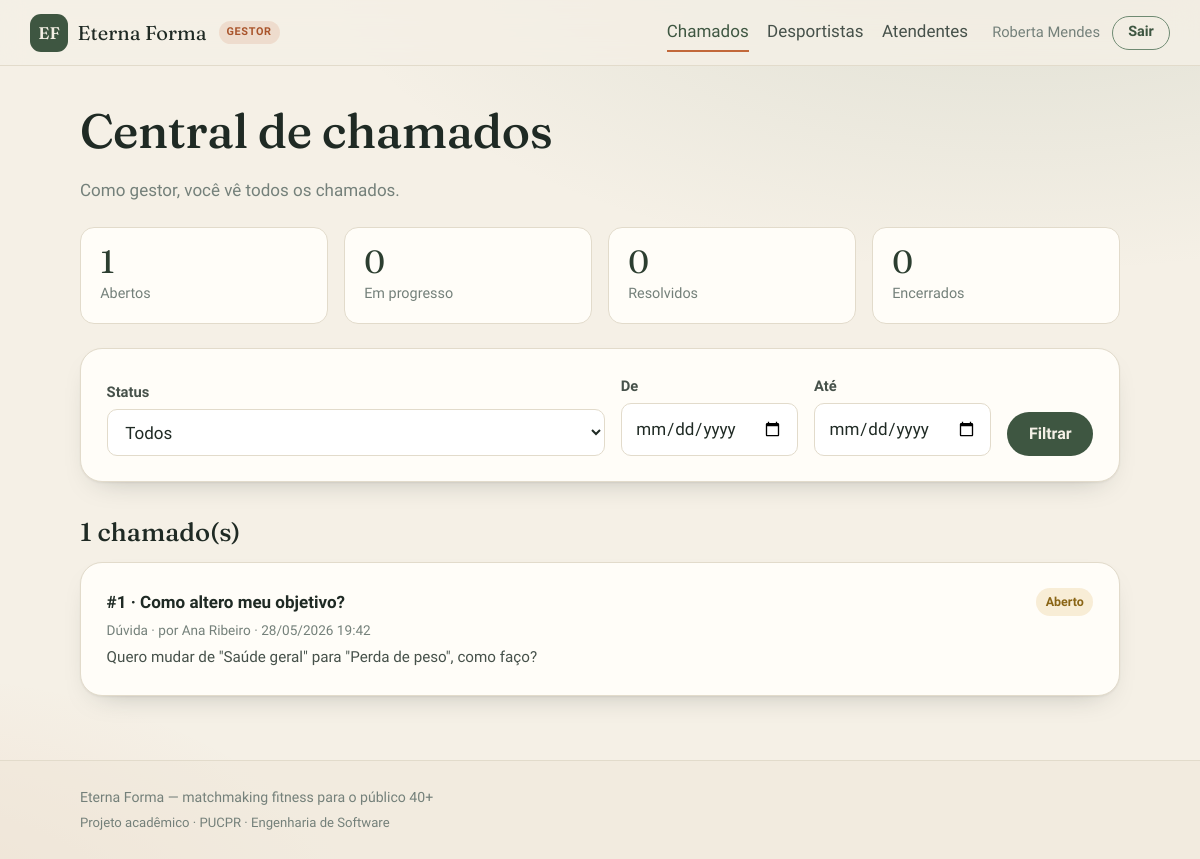
/painel.php (signed in), run on the app's committed database.
### tables this page shows
CREATE TABLE IF NOT EXISTS membros_equipe (
  id              INT AUTO_INCREMENT PRIMARY KEY,
  email           VARCHAR(255) NOT NULL UNIQUE,
  senha_hash      VARCHAR(255) NOT NULL,
  nome            VARCHAR(100) NOT NULL,
  papel           ENUM('Gestor','Atendente') NOT NULL DEFAULT 'Atendente',
  especialidade   VARCHAR(100) NULL,
  telefone        VARCHAR(30)  NULL,
  categorias      VARCHAR(255) NULL,    
  ativo           TINYINT(1)   NOT NULL DEFAULT 1,
  primeiro_acesso TINYINT(1)   NOT NULL DEFAULT 0,
  criado_por      INT          NULL,
  criado_em       TIMESTAMP    NOT NULL DEFAULT CURRENT_TIMESTAMP,
  last_login      TIMESTAMP    NULL
);

CREATE TABLE IF NOT EXISTS chamados_suporte (
  id            INT AUTO_INCREMENT PRIMARY KEY,
  usuario_id    INT NOT NULL,
  categoria     VARCHAR(50) NOT NULL,
  assunto       VARCHAR(255) NOT NULL,
  descricao     TEXT NOT NULL,
  status        ENUM('Aberto','Em Progresso','Resolvido','Encerrado') NOT NULL DEFAULT 'Aberto',
  atendente_id  INT NULL,
  resposta      TEXT NULL,
  data_resposta TIMESTAMP NULL,
  criado_em     TIMESTAMP NOT NULL DEFAULT CURRENT_TIMESTAMP,
  atualizado_em TIMESTAMP NOT NULL DEFAULT CURRENT_TIMESTAMP ON UPDATE CURRENT_TIMESTAMP,
  CONSTRAINT fk_chamado_usuario FOREIGN KEY (usuario_id) REFERENCES usuarios(id) ON DELETE CASCADE,
  CONSTRAINT fk_chamado_atendente FOREIGN KEY (atendente_id) REFERENCES membros_equipe(id) ON DELETE SET NULL
);

CREATE TABLE IF NOT EXISTS usuarios (
  id              INT AUTO_INCREMENT PRIMARY KEY,
  email           VARCHAR(255) NOT NULL UNIQUE,
  senha_hash      VARCHAR(255) NOT NULL,
  nome            VARCHAR(100) NOT NULL,
  data_nascimento DATE         NOT NULL,
  genero          CHAR(1)      NULL,
  cidade          VARCHAR(100) NULL,
  estado          VARCHAR(2)   NULL,
  ativo           TINYINT(1)   NOT NULL DEFAULT 1,
  criado_em       TIMESTAMP    NOT NULL DEFAULT CURRENT_TIMESTAMP,
  last_login      TIMESTAMP    NULL
);

### config/db.php (called while the page is built, shortened)
<?php
function db(): PDO
{
    static $pdo = null;
    if ($pdo instanceof PDO) {
        return $pdo;
    }
    $dsn = sprintf('mysql:host=%s;dbname=%s;charset=%s', DB_HOST, DB_NAME, DB_CHARSET);
    try {
        $pdo = new PDO($dsn, DB_USER, DB_PASS, [
            PDO::ATTR_ERRMODE            => PDO::ERRMODE_EXCEPTION,
            PDO::ATTR_DEFAULT_FETCH_MODE => PDO::FETCH_ASSOC,
            PDO::ATTR_EMULATE_PREPARES   => false,
        ]);
    } catch (PDOException $e) {
        http_response_code(500);
        exit('Erro ao conectar ao banco de dados. Verifique config/db.php. (' . $e->getMessage() . ')');
    }
    return $pdo;
}

### includes/auth.php (called while the page is built, shortened)
<?php
require_once __DIR__ . '/../config/db.php';
function tipo_conta(): ?string
{
    return $_SESSION['tipo'] ?? null;
}
function usuario_logado(): ?int
{
    return tipo_conta() === 'desportista' ? ($_SESSION['usuario_id'] ?? null) : null;
}
function membro_logado(): ?int
{
    return tipo_conta() === 'equipe' ? ($_SESSION['membro_id'] ?? null) : null;
}
function membro_atual(): ?array
{
    static $cache = null;
    if ($cache !== null) {
        return $cache;
    }
    $id = membro_logado();
    $stmt = db()->prepare('SELECT * FROM membros_equipe WHERE id = ?');
    $stmt->execute([$id]);
    $cache = $stmt->fetch() ?: null;
    return $cache;
}
function categorias_do_membro(array $m): array
{
    if ($m['papel'] === 'Gestor' || empty($m['categorias'])) {
        return ['Problema técnico', 'Dúvida', 'Sugestão'];
    }
    return array_values(array_filter(array_map('trim', explode(',', $m['categorias']))));
}
function usuario_atual(): ?array
{
    $id = usuario_logado();
    if (!$id) {
        return null;
    }
    $stmt = db()->prepare('SELECT * FROM usuarios WHERE id = ?');
    $stmt->execute([$id]);
    $cache = $stmt->fetch() ?: null;
    return $cache;
}
function e(?string $texto): string
{
    return htmlspecialchars((string) $texto, ENT_QUOTES, 'UTF-8');
}

### painel.php (the view, shortened to what this page needs)
<?php
require_once __DIR__ . '/includes/auth.php';
$m = membro_atual();
$cats = categorias_do_membro($m);
$fIni    = trim($_GET['ini'] ?? '');
$fFim    = trim($_GET['fim'] ?? '');
$where  = [];
$params = [];
$placeholders = implode(',', array_fill(0, count($cats), '?'));
$where[] = "c.categoria IN ($placeholders)";
$params = array_merge($params, $cats);
$sqlWhere = $where ? ('WHERE ' . implode(' AND ', $where)) : '';
$sql = "SELECT c.*, u.nome AS desportista, me.nome AS atendente_nome
        FROM chamados_suporte c
        JOIN usuarios u ON u.id = c.usuario_id
        LEFT JOIN membros_equipe me ON me.id = c.atendente_id
        $sqlWhere
        ORDER BY FIELD(c.status,'Aberto','Em Progresso','Resolvido','Encerrado'), c.criado_em DESC";
$stmt = db()->prepare($sql);
$stmt->execute($params);
$chamados = $stmt->fetchAll();
function contar(array $cats, string $status = null): int {
    $ph = implode(',', array_fill(0, count($cats), '?'));
    $sql = "SELECT COUNT(*) c FROM chamados_suporte WHERE categoria IN ($ph)";
    $p = $cats;
    if ($status) { $sql .= ' AND status = ?'; $p[] = $status; }
    $st = db()->prepare($sql); $st->execute($p);
    return (int) $st->fetch()['c'];
}
$mAberto = contar($cats, 'Aberto');
$mProg   = contar($cats, 'Em Progresso');
$mResol  = contar($cats, 'Resolvido');
$mEnc    = contar($cats, 'Encerrado');
$pagina = 'painel';
require __DIR__ . '/includes/header.php';
function badge_status(string $s): string {
    $cls = ['Aberto'=>'pendente','Em Progresso'=>'pendente','Resolvido'=>'aceito','Encerrado'=>'rejeitado'][$s] ?? 'pendente';
    return '<span class="badge badge--' . $cls . '">' . e($s) . '</span>';
}
?>
<h1>Central de chamados</h1>
<p class="muted">
  <?= $m['papel']==='Gestor'
      ? 'Como gestor, você vê todos os chamados.'
      : 'Você atende as categorias: ' . e(implode(', ', $cats)) . '.' ?>
</p>
<div class="metricas mt-2">
  <div class="metrica"><div class="metrica__num"><?= $mAberto ?></div><div class="metrica__rot">Abertos</div></div>
  <div class="metrica"><div class="metrica__num"><?= $mProg ?></div><div class="metrica__rot">Em progresso</div></div>
  <div class="metrica"><div class="metrica__num"><?= $mResol ?></div><div class="metrica__rot">Resolvidos</div></div>
  <div class="metrica"><div class="metrica__num"><?= $mEnc ?></div><div class="metrica__rot">Encerrados</div></div>
</div>
<form method="get" class="card mt-2" style="display:flex;gap:1rem;flex-wrap:wrap;align-items:flex-end;">
  <div class="campo" style="margin:0;flex:1;min-width:160px;">
    <label for="status">Status</label>
    <select id="status" name="status">
      <option value="">Todos</option>
    </select>
  </div>
  <div class="campo" style="margin:0;">
    <label for="ini">De</label>
    <input type="date" id="ini" name="ini" value="<?= e($fIni) ?>">
  </div>
  <div class="campo" style="margin:0;">
    <label for="fim">Até</label>
    <input type="date" id="fim" name="fim" value="<?= e($fFim) ?>">
  </div>
  <button class="btn" type="submit">Filtrar</button>
</form>
<div class="section-titulo"><h2><?= count($chamados) ?> chamado(s)</h2></div>
<?php if (!$chamados): ?>
  <div class="card vazio">Nenhum chamado com esses filtros.</div>
<?php else: ?>
  <?php foreach ($chamados as $c): ?>
    <a class="card" href="chamado.php?id=<?= (int)$c['id'] ?>" style="display:block;text-decoration:none;color:inherit;">
      <div style="display:flex;justify-content:space-between;align-items:center;gap:.75rem;flex-wrap:wrap;">
        <strong>#<?= (int)$c['id'] ?> · <?= e($c['assunto']) ?></strong>
        <?= badge_status($c['status']) ?>
      </div>
      <div class="muted" style="font-size:.85rem;margin:.3rem 0;">
        <?= e($c['categoria']) ?> · por <?= e($c['desportista']) ?> ·
        <?= e(date('d/m/Y H:i', strtotime($c['criado_em']))) ?>
      </div>
      <p class="perfil-card__bio" style="margin:0;"><?= e(mb_strimwidth($c['descricao'], 0, 130, '…')) ?></p>
    </a>
  <?php endforeach; ?>
<?php endif; ?>
<?php require __DIR__ . '/includes/footer.php'; ?>

### includes/header.php (shortened to what this page needs)
<?php
require_once __DIR__ . '/auth.php';
$u = usuario_atual();
$m = membro_atual();
$logado = $u ?: $m;
$nome = $logado['nome'] ?? '';
$pagina = $pagina ?? '';
$home = $u ? 'dashboard.php' : ($m ? 'painel.php' : 'index.php');
?>
<!DOCTYPE html>
<html lang="pt-BR">
<head>
  <link rel="stylesheet" href="assets/css/style.css">
</head>
<body>
<header class="topo">
  <div class="topo__inner">
    <a class="marca" href="<?= $home ?>">
      <span class="marca__sigla">EF</span>
      <span class="marca__nome">Eterna&nbsp;Forma</span>
      <?php if ($m): ?><span class="marca__tag"><?= e($m['papel']) ?></span><?php endif; ?>
    </a>
    <?php if ($u):  ?>
      <nav class="nav">
        <a href="dashboard.php" class="<?= $pagina==='dashboard'?'is-ativo':'' ?>">Início</a>
        <a href="buscar.php"    class="<?= $pagina==='buscar'?'is-ativo':'' ?>">Buscar parceiros</a>
        <a href="matches.php"   class="<?= $pagina==='matches'?'is-ativo':'' ?>">Meus matches</a>
        <a href="treinos.php"   class="<?= $pagina==='treinos'?'is-ativo':'' ?>">Meus treinos</a>
        <a href="perfil.php"    class="<?= $pagina==='perfil'?'is-ativo':'' ?>">Meu perfil</a>
        <a href="suporte.php"   class="<?= $pagina==='suporte'?'is-ativo':'' ?>">Suporte</a>
      </nav>
      <div class="nav__user">
        <span class="nav__ola">Olá, <?= e(explode(' ', $nome)[0]) ?></span>
        <a class="btn btn--ghost btn--sm" href="logout.php">Sair</a>
      </div>
    <?php elseif ($m):  ?>
      <nav class="nav">
        <a href="painel.php"     class="<?= $pagina==='painel'?'is-ativo':'' ?>">Chamados</a>
        <a href="desportistas.php" class="<?= $pagina==='desportistas'?'is-ativo':'' ?>">Desportistas</a>
        <?php if ($m['papel']==='Gestor'): ?>
          <a href="atendentes.php" class="<?= $pagina==='atendentes'?'is-ativo':'' ?>">Atendentes</a>
        <?php endif; ?>
      </nav>
      <div class="nav__user">
        <span class="nav__ola"><?= e($nome) ?></span>
        <a class="btn btn--ghost btn--sm" href="logout.php">Sair</a>
      </div>
    <?php endif; ?>
  </div>
</header>
<main class="conteudo">

### data on the page
membros_equipe: papel "GESTOR", nome "Roberta Mendes"
chamados_suporte: id "1", assunto "Como altero meu objetivo?", status "Aberto", categoria "Dúvida", usuario.nome "Ana Ribeiro", criado_em "28/05/2026 19:42", descricao "Quero mudar de \"Saúde geral\" para \"Perda de peso\", como faço?"

### other printed values
$mAberto "1"
$mProg "0"
$mResol "0"
$mEnc "0"
count($chamados) "1"
